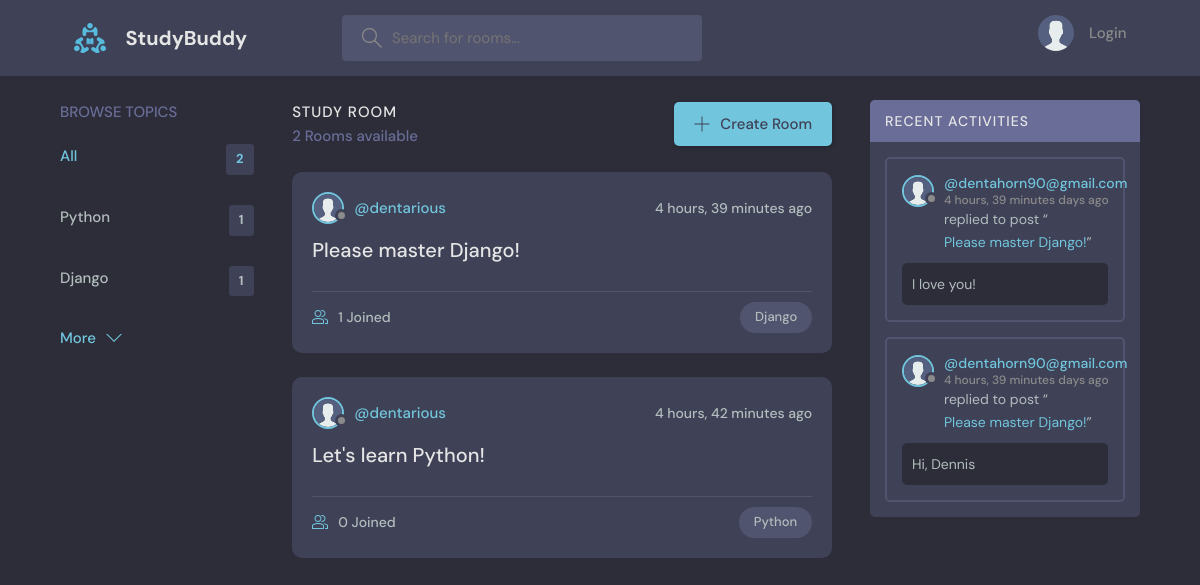
The app's page /, older data.
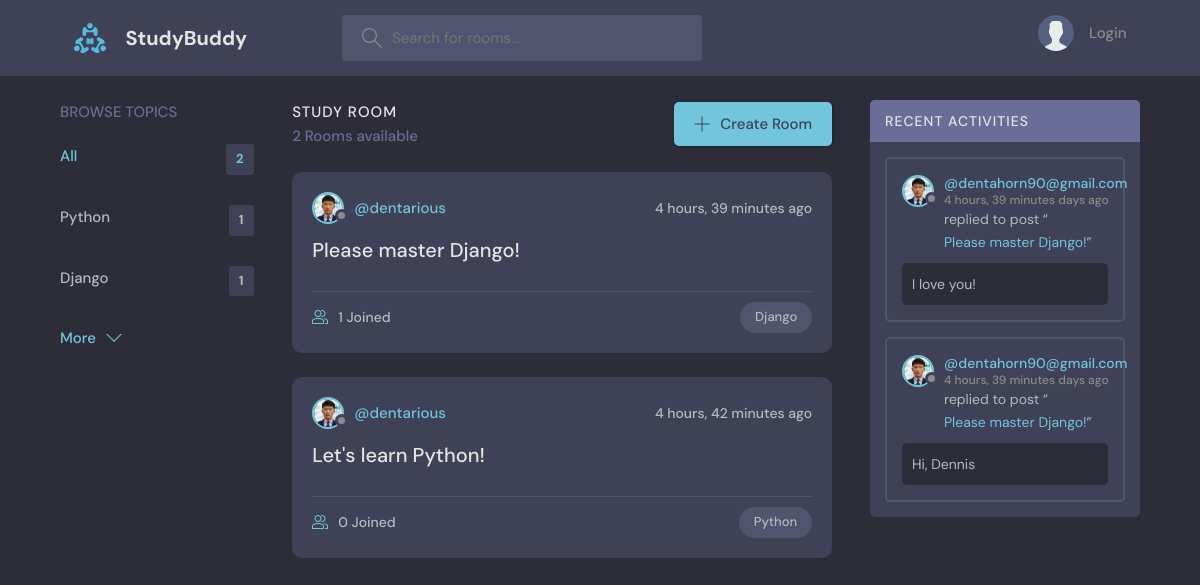
The same page, newer data.
### base/models.py (models this page shows, shortened)
class Room(models.Model):
    host = models.ForeignKey(User, on_delete=models.SET_NULL, null=True)
    topic = models.ForeignKey(Topic, on_delete=models.SET_NULL, null=True)
    name = models.CharField(max_length=200)
    description = models.TextField(null=True, blank=True)
    participants = models.ManyToManyField(
        User, related_name='participants', blank=True)
    updated = models.DateTimeField(auto_now=True)
    created = models.DateTimeField(auto_now_add=True)
    class Meta:
        ordering = ['-updated', '-created']
    def __str__(self):
        return self.name

class User(AbstractUser):
    name = models.CharField(max_length=200, null=True)
    email = models.EmailField(unique=True, null=True)
    bio = models.TextField(null=True)
    avatar = models.ImageField(null=True, default="avatar.svg")
    USERNAME_FIELD = 'email'
    REQUIRED_FIELDS = []

class Message(models.Model):
    user = models.ForeignKey(User, on_delete=models.CASCADE)
    room = models.ForeignKey(Room, on_delete=models.CASCADE)
    body = models.TextField()
    updated = models.DateTimeField(auto_now=True)
    created = models.DateTimeField(auto_now_add=True)
    class Meta:
        ordering = ['-updated', '-created']

class Topic(models.Model):
    name = models.CharField(max_length=200)

### base/views.py (the view)
# urls.py: path('', views.home, name='home'),
def home(request):
    q = request.GET.get('q') if request.GET.get('q') != None else ''
    rooms = Room.objects.filter(
        Q(topic__name__icontains=q) |
        Q(name__icontains=q) |
        Q(description__icontains=q)
    )
    topics = Topic.objects.all()[0:5]
    room_count = rooms.count()
    room_messages = Message.objects.filter(Q(room__topic__name__icontains=q))
    context = {'rooms': rooms, 'topics': topics,
               'room_count': room_count, 'room_messages': room_messages}
    return render(request, 'base/home.html', context)

### base/templates/base/home.html (shortened to what this page needs)
    {% extends 'main.html' %}
    {% block content %}
    <main class="layout layout--3">
      <div class="container">
        {% include 'base/topics_component.html' %}
        <div class="roomList">
          <div class="roomList__header">
            <div>
              <h2>Study Room</h2>
              <p>{{room_count}} Rooms available</p>
            </div>
            <a class="btn btn--main" href="{% url 'create-room' %}">
              <svg version="1.1" xmlns="http://www.w3.org/2000/svg" width="32" height="32" viewBox="0 0 32 32">
                <title>add</title>
                <path
                  d="M16.943 0.943h-1.885v14.115h-14.115v1.885h14.115v14.115h1.885v-14.115h14.115v-1.885h-14.115v-14.115z"
                ></path>
              </svg>
              Create Room
            </a>
          </div>
          {% include 'base/feed_component.html' %}
        </div>
        {% include 'base/activity_component.html' %}
      </div>
    </main>
    {% endblock content %}

### base/templates/base/feed_component.html (shortened to what this page needs)
{% for room in rooms %}
<div class="roomListRoom">
  <div class="roomListRoom__header">
    <a href="{% url 'user-profile' room.host.id %}" class="roomListRoom__author">
      <div class="avatar avatar--small">
        <img src="{{room.host.avatar.url}}" />
      </div>
      <span>@{{room.host.username}}</span>
    </a>
    <div class="roomListRoom__actions">
      <span>{{room.created|timesince}} ago</span>
    </div>
  </div>
  <div class="roomListRoom__content">
    <a href="{% url 'room' room.id %}">{{room.name}}</a>
  </div>
  <div class="roomListRoom__meta">
    <a href="{% url 'room' room.id %}" class="roomListRoom__joined">
      {{room.participants.all.count}} Joined
    </a>
    <p class="roomListRoom__topic">{{room.topic.name}}</p>
  </div>
</div>
{% endfor %}

### base/templates/base/activity_component.html (shortened to what this page needs)
<div class="activities">
    <div class="activities__header">
        <h2>Recent Activities</h2>
    </div>
    {% for message in room_messages %}
    <div class="activities__box">
      <div class="activities__boxHeader roomListRoom__header">
        <a href="{% url 'user-profile' message.user.id %}" class="roomListRoom__author">
          <div class="avatar avatar--small">
            <img src="{{message.user.avatar.url}}" />
          </div>
          <p>
            @{{message.user}}
            <span>{{message.created|timesince}} days ago</span>
          </p>
        </a>
      </div>
      <div class="activities__boxContent">
        <p>replied to post “<a href="{% url 'room' message.room.id %}">{{message.room}}</a>”</p>
        <div class="activities__boxRoomContent">
          {{message.body}}
        </div>
      </div>
    </div>
    {% endfor %}
  </div>

Row changes from the older to the newer data that the page shows:
changed through a linked row, Room "Please master Django!": host.avatar: picture added in place of a placeholder
changed through a linked row, Room "Let's learn Python!": host.avatar: picture added in place of a placeholder
changed through a linked row, Message "I love you!": user.avatar: picture added in place of a placeholder
changed through a linked row, Message "Hi, Dennis": user.avatar: picture added in place of a placeholder
